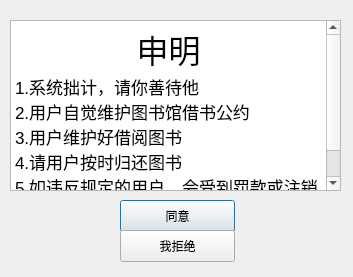
<?xml version="1.0" encoding="UTF-8"?>
<ui version="4.0">
 <class>signup</class>
 <widget class="QDialog" name="signup">
  <property name="enabled">
   <bool>true</bool>
  </property>
  <property name="geometry">
   <rect>
    <x>0</x>
    <y>0</y>
    <width>353</width>
    <height>277</height>
   </rect>
  </property>
  <property name="windowTitle">
   <string/>
  </property>
  <widget class="QTextEdit" name="textEdit">
   <property name="geometry">
    <rect>
     <x>10</x>
     <y>20</y>
     <width>331</width>
     <height>171</height>
    </rect>
   </property>
   <property name="html">
    <string>&lt;!DOCTYPE HTML PUBLIC &quot;-//W3C//DTD HTML 4.0//EN&quot; &quot;http://www.w3.org/TR/REC-html40/strict.dtd&quot;&gt;
&lt;html&gt;&lt;head&gt;&lt;meta name=&quot;qrichtext&quot; content=&quot;1&quot; /&gt;&lt;style type=&quot;text/css&quot;&gt;
p, li { white-space: pre-wrap; }
&lt;/style&gt;&lt;/head&gt;&lt;body style=&quot; font-family:'.Helvetica Neue DeskInterface'; font-size:13pt; font-weight:400; font-style:normal;&quot;&gt;
&lt;p align=&quot;center&quot; style=&quot; margin-top:0px; margin-bottom:0px; margin-left:0px; margin-right:0px; -qt-block-indent:0; text-indent:0px;&quot;&gt;&lt;span style=&quot; font-size:24pt;&quot;&gt;申明&lt;/span&gt;&lt;/p&gt;
&lt;p style=&quot; margin-top:0px; margin-bottom:0px; margin-left:0px; margin-right:0px; -qt-block-indent:0; text-indent:0px;&quot;&gt;1.系统拙计，请你善待他&lt;/p&gt;
&lt;p style=&quot; margin-top:0px; margin-bottom:0px; margin-left:0px; margin-right:0px; -qt-block-indent:0; text-indent:0px;&quot;&gt;2.用户自觉维护图书馆借书公约&lt;/p&gt;
&lt;p style=&quot; margin-top:0px; margin-bottom:0px; margin-left:0px; margin-right:0px; -qt-block-indent:0; text-indent:0px;&quot;&gt;3.用户维护好借阅图书&lt;/p&gt;
&lt;p style=&quot; margin-top:0px; margin-bottom:0px; margin-left:0px; margin-right:0px; -qt-block-indent:0; text-indent:0px;&quot;&gt;4.请用户按时归还图书&lt;/p&gt;
&lt;p style=&quot; margin-top:0px; margin-bottom:0px; margin-left:0px; margin-right:0px; -qt-block-indent:0; text-indent:0px;&quot;&gt;5.如违反规定的用户，会受到罚款或注销账户的处罚&lt;/p&gt;&lt;/body&gt;&lt;/html&gt;</string>
   </property>
  </widget>
  <widget class="QPushButton" name="pushButton">
   <property name="geometry">
    <rect>
     <x>120</x>
     <y>200</y>
     <width>115</width>
     <height>32</height>
    </rect>
   </property>
   <property name="text">
    <string>同意</string>
   </property>
  </widget>
  <widget class="QPushButton" name="pushButton_2">
   <property name="geometry">
    <rect>
     <x>120</x>
     <y>230</y>
     <width>115</width>
     <height>32</height>
    </rect>
   </property>
   <property name="text">
    <string>我拒绝</string>
   </property>
  </widget>
 </widget>
 <resources/>
 <connections/>
</ui>
